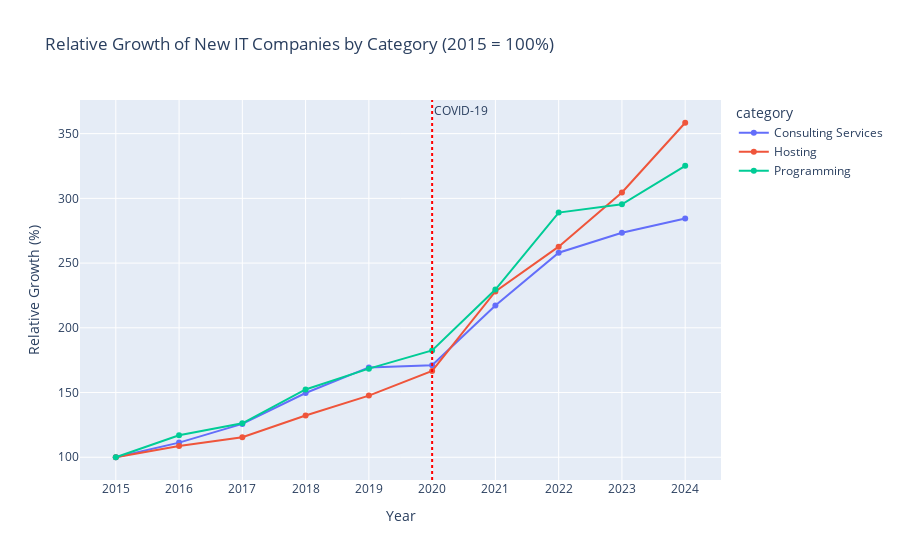

The code cell stored with this chart in its notebook:
### Code cell
import sqlite3
import pandas as pd
import plotly.express as px
import os

# Ensure folder exists
os.makedirs("figures", exist_ok=True)

# Connect to database
conn = sqlite3.connect("kbo_database.db")

# Define NACE groups
programming = ['62', '620', '6200', '6201', '62010']
consulting = ['6202', '62020', '6202001', '6202002', '6203', '62030', '6209', '62090', '63']
hosting = ['631', '6311', '63110', '6311001', '6311002', '6311011', '6311012', '6311013', '6312', '63120']
other = ['639']
all_codes = programming + consulting + hosting + other

# Format for SQL
to_sql = lambda codes: ",".join(f"'{c}'" for c in codes)
prog_str, cons_str, host_str, other_str = map(to_sql, [programming, consulting, hosting, other])
all_str = to_sql(all_codes)

# SQL query with fixed CAST
query = f"""
SELECT
  SUBSTR(e.StartDate, 7, 4) AS year,
  CASE
    WHEN a.NaceCode IN ({prog_str}) THEN 'Programming'
    WHEN a.NaceCode IN ({cons_str}) THEN 'Consulting Services'
    WHEN a.NaceCode IN ({host_str}) THEN 'Hosting'
    WHEN a.NaceCode IN ({other_str}) THEN 'Other'
    ELSE 'Unclassified'
  END AS category,
  COUNT(DISTINCT e.EnterpriseNumber) AS count
FROM enterprise e
JOIN activity a ON e.EnterpriseNumber = a.EntityNumber
WHERE a.NaceVersion = 2008
  AND a.NaceCode IN ({all_str})
  AND e.Status = 'AC'
  AND CAST(SUBSTR(e.StartDate, 7, 4) AS INTEGER) BETWEEN 2015 AND 2024
GROUP BY year, category
ORDER BY year, category;
"""

# Load query
df = pd.read_sql_query(query, conn)
df["year"] = df["year"].astype(int)

# Compute relative growth (2015 = 100%)
base = df[df["year"] == 2015].set_index("category")["count"]
df["rel_growth"] = df.apply(lambda row: (row["count"] / base.get(row["category"], 1)) * 100, axis=1).round(2)

# Plot
fig = px.line(
    df,
    x="year",
    y="rel_growth",
    color="category",
    title="Relative Growth of New IT Companies by Category (2015 = 100%)",
    labels={"rel_growth": "Relative Growth (%)", "year": "Year"},
    markers=True
)
fig.update_layout(xaxis=dict(dtick=1))
fig.add_vline(x=2020, line_dash="dot", line_color="red", annotation_text="COVID-19", annotation_position="top right")

# Show and save
fig.show()
fig.write_html("figures/it_relative_growth_by_category.html")

### Figure 1 — Plotly figure (JSON) as saved in the notebook; plotly's stock layout.template omitted (floating-point values rounded to 4 significant figures)
{"data": [{"hovertemplate": "category=Consulting Services<br>Year=%{x}<br>Relative Growth (%)=%{y}<extra></extra>", "legendgroup": "Consulting Services", "line": {"color": "#636efa", "dash": "solid"}, "marker": {"symbol": "circle"}, "mode": "lines+markers", "name": "Consulting Services", "orientation": "v", "showlegend": true, "type": "scatter", "x": [2015, 2016, 2017, 2018, 2019, 2020, 2021, 2022, 2023, 2024], "xaxis": "x", "y": [100.0, 111.3, 125.7, 149.6, 169.4, 171.0, 217.2, 258.0, 273.4, 284.5], "yaxis": "y"}, {"hovertemplate": "category=Hosting<br>Year=%{x}<br>Relative Growth (%)=%{y}<extra></extra>", "legendgroup": "Hosting", "line": {"color": "#EF553B", "dash": "solid"}, "marker": {"symbol": "circle"}, "mode": "lines+markers", "name": "Hosting", "orientation": "v", "showlegend": true, "type": "scatter", "x": [2015, 2016, 2017, 2018, 2019, 2020, 2021, 2022, 2023, 2024], "xaxis": "x", "y": [100.0, 108.7, 115.4, 132.2, 147.6, 166.7, 228.1, 262.7, 304.5, 358.4], "yaxis": "y"}, {"hovertemplate": "category=Programming<br>Year=%{x}<br>Relative Growth (%)=%{y}<extra></extra>", "legendgroup": "Programming", "line": {"color": "#00cc96", "dash": "solid"}, "marker": {"symbol": "circle"}, "mode": "lines+markers", "name": "Programming", "orientation": "v", "showlegend": true, "type": "scatter", "x": [2015, 2016, 2017, 2018, 2019, 2020, 2021, 2022, 2023, 2024], "xaxis": "x", "y": [100.0, 117.0, 126.2, 152.4, 168.4, 182.5, 229.5, 289.0, 295.4, 325.1], "yaxis": "y"}], "layout": {"annotations": [{"showarrow": false, "text": "COVID-19", "x": 2020, "xanchor": "left", "xref": "x", "y": 1, "yanchor": "top", "yref": "y domain"}], "legend": {"title": {"text": "category"}, "tracegroupgap": 0}, "shapes": [{"line": {"color": "red", "dash": "dot"}, "type": "line", "x0": 2020, "x1": 2020, "xref": "x", "y0": 0, "y1": 1, "yref": "y domain"}], "title": {"text": "Relative Growth of New IT Companies by Category (2015 = 100%)"}, "xaxis": {"anchor": "y", "domain": [0, 1], "dtick": 1, "title": {"text": "Year"}}, "yaxis": {"anchor": "x", "domain": [0, 1], "title": {"text": "Relative Growth (%)"}}}}
